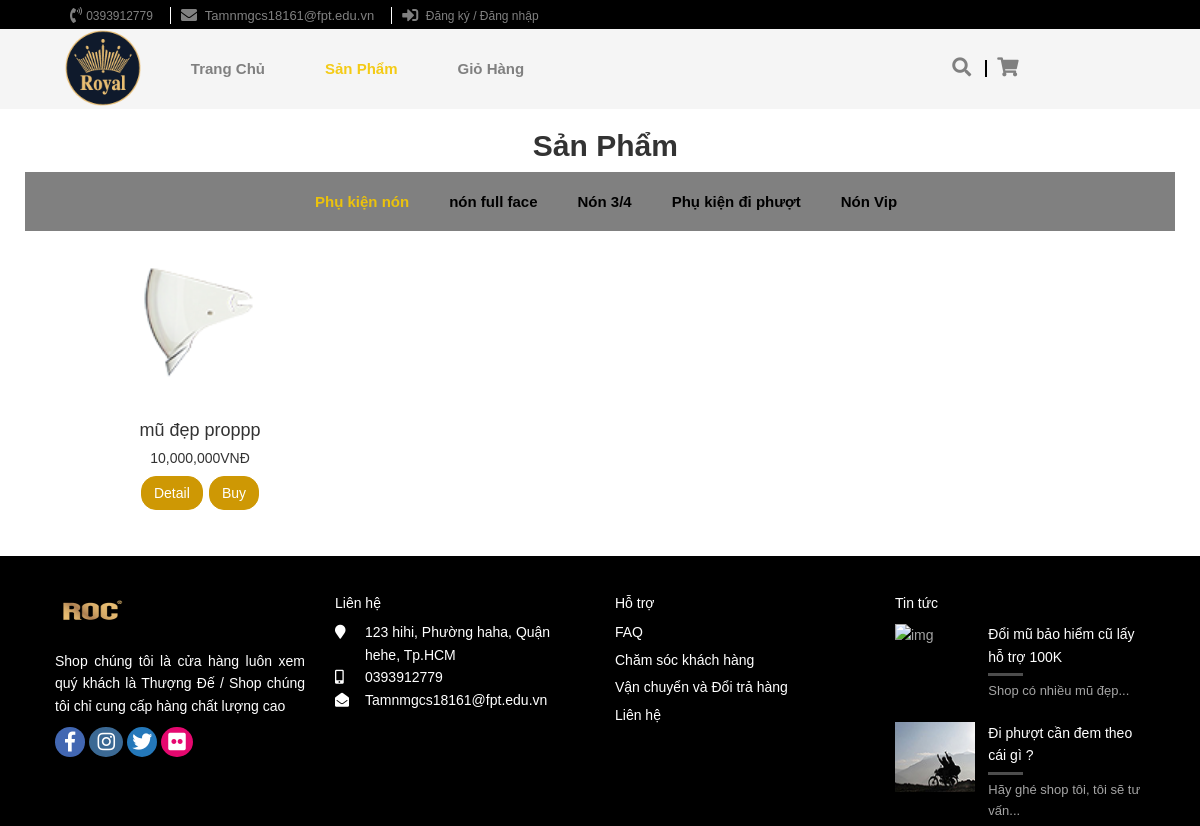
/font-end/list-in-sanpham.php?view=list&cateID=11, run on the app's committed database.
### tables this page shows
CREATE TABLE `category` (
  `cateID` int(10) UNSIGNED NOT NULL,
  `cateName` varchar(50) NOT NULL,
  `isShow` varchar(10) NOT NULL,
  `createDate` date DEFAULT current_timestamp(),
  `modifyDate` date DEFAULT current_timestamp()
);

CREATE TABLE `product` (
  `proID` int(10) UNSIGNED NOT NULL,
  `proImage` varchar(200) DEFAULT NULL,
  `proCateID` int(10) UNSIGNED NOT NULL,
  `proName` varchar(50) NOT NULL,
  `proDesc` text NOT NULL,
  `proMadeIn` varchar(50) DEFAULT NULL,
  `proCost` varchar(100) DEFAULT NULL,
  `number` varchar(100) DEFAULT NULL,
  `isShow` varchar(10) NOT NULL,
  `createDate` date DEFAULT current_timestamp(),
  `modifyDate` date DEFAULT current_timestamp()
);

### font-end/list-in-sanpham.php (the view, shortened to what this page needs)
<!DOCTYPE html>
<html lang="vi">
<head>
    <link rel="stylesheet" href="./libs/fontawesome-free-5.15.4/css/all.min.css">
    <link rel="stylesheet" href="https://maxcdn.bootstrapcdn.com/bootstrap/4.0.0/css/bootstrap.min.css">
    <link rel="stylesheet" href="https://maxcdn.bootstrapcdn.com/bootstrap/3.4.1/css/bootstrap.min.css">
    <link rel="stylesheet" href="./list-sanpham.css">
    <link rel="stylesheet" href="https://use.fontawesome.com/releases/v5.7.0/css/all.css">
</head>
<body>
    <div class="container-fluid top-mot">
        <div class="row top-mot-content">
            <div class="col-12 top-bar">
                <ul>
                    <li>
                        <a href="tel:0935036595">
                            <i class="fas fa-phone-volume" style="font-size:16px; color: grey;line-height:30px;"></i>
                            <span style="font-size: 12px; vertical-align:1px;">0393912779</span>
                        </a>
                    </li>
                    <li class="top-bar-1">
                        <a href="#">
                            <i class="fas fa-envelope" style="font-size: 16px; color: grey; line-height:30px ;"></i>
                            <span style="font-size: 13px; vertical-align:1px;">&nbsp;Tamnmgcs18161@fpt.edu.vn</span>
                        </a>
                    </li>
                    <li class="top-bar-1">
                        <a href="./user/sign-up.php">
                            <i class="fas fa-sign-in-alt" style="font-size: 16px; color: grey; line-height:30px"></i>
                            <span style="font-size: 12px; vertical-align:1px;">&nbsp;Đăng ký / Đăng nhập</span>
                        </a>
                    </li>
                </ul>
            </div>
        </div>
    </div>
    <header>
        <div class="container-fluid top-hai">
            <div class="row top-hai-content">
                <div class="col-1 top-hai-item ">
                    <img src="img/logo.png" style="padding-left:25px; max-height: 76px;border-radius: 40%; display: block; width: auto; margin-top: 1px;">
                </div>
                <div class="col-9 top-haidrop-item ">
                    <ul>
                        <li><a href="./home.php">Trang Chủ</a></li>
                        <li><a style="color: rgba(243, 199, 3, 0.924);" href="./sanpham.php">Sản Phẩm</a></li>
                        <li><a href="#">Giỏ Hàng</a></li>
                    </ul>
                </div>
                <div class="col-2  top-hai-item-icon">
                    <ul>
                        <li>
                            <a href="#">
                                <i class="fa fa-search" style="font-size: 19px; line-height: 60px;"></i>
                            </a>
                        </li>
                        <li class="cart">
                            <a href="#">
                                <i class="fa fa-shopping-cart" style="font-size: 19px; line-height:70px;"></i>
                            </a>
                        </li>
                    </ul>
                </div>
            </div>
        </div>
    </header>
    <section>
        <div class="container-fluid">
            <div class="row" style="text-align: center; margin-left:44%;">
                <h2><strong>Sản Phẩm</strong></h2>
            </div>
            <div class="row product2">
                <?php
                include "./connect_data.php";
                $sql = "SELECT * FROM category WHERE isShow = 'checked'";
                $result = $conn->query($sql);
                echo "<ul>";
                while ($row = mysqli_fetch_assoc($result)) {
                    if($row['cateID'] == ($_GET['cateID'])) {
                ?>
                    <li><a href="list-in-sanpham.php?view=list&cateID=<?php echo $row["cateID"]; ?>" style="color: rgba(243, 199, 3, 0.924);" ><?php echo $row['cateName']; ?></a></li>
                <?php
                    } else {
                ?>
                     <li><a href="list-in-sanpham.php?view=list&cateID=<?php echo $row["cateID"]; ?>"><?php echo $row['cateName']; ?></a></li>
                <?php
                    }
                }
                echo "</ul>";
                ?>
            </div>
            <div class="now product3">
                <?php
                $CateID = $_GET["cateID"];
				$query = "SELECT * FROM product WHERE proCateID = '$CateID' AND isShow = 'checked'";
				$result = $conn->query($query);
                while ($row = mysqli_fetch_assoc($result)) {
                ?>
                    <div class="col-12 col-sm-6 col-md-4 p-2">
                        <div class="img-center">
                            <div class="text-center">
                                <img style="width:150px;" src="<?php echo ("../back-end/imgAdd/" . $row["proImage"]); ?>" />
                            </div>
                            <div class="caption">
                                <h4><?php echo $row["proName"]; ?></h4>
                                <h5><?php echo $row["proCost"]; ?>VNĐ</h5>
                                <button class=" btn btn-costs"><a href="Detail-sanpham.php?view=detail&proID=<?php echo $row["proID"]; ?>">Detail</a></button>
                                <button class=" btn Buy"><a href="cart.php?view=cart&proID=<?php echo $row["proID"] ?>">Buy</a></button>
                            </div>
                        </div>
                    </div>
                <?php
                }
                ?>
            </div>
        </div>
    </section>
    <footer class="container-fluid">
        <div class="container-fluid">
            <div class="row">
                <div class="col-lg-3 block-c-1">
                    <img src="./img/logo2.png" alt="logo" width="70px" height="50px">
                    <p>Shop chúng tôi là cửa hàng luôn xem quý khách là Thượng Đế / Shop chúng tôi chỉ cung cấp hàng chất lượng cao</p>
                    <i class="fab fa-facebook-f" style="background-color: #4267B2; padding: 5px 10px"></i>
                    <i class="fab fa-instagram" style="background-color: #3b6994; padding: 5px 8px;"></i>
                    <i class="fab fa-twitter" style="background-color: #2478ba; padding: 5px 5px;"></i>
                    <i class="fab fa-flickr" style="background-color: #e5086f; padding: 5px 7px;"></i>
                </div>
                <div class="col-lg-3 block-c-2">
                    <h5 style="color: #fff; margin-bottom: 10px;">Liên hệ</h5>
                    <div class="row">
                        <div class="col-lg-1"><i class="fa fa-map-marker"></i></div>
                        <div class="col-lg-10">123 hihi, Phường haha, Quận hehe, Tp.HCM</div>
                    </div>
                    <div class="row">
                        <div class="col-lg-1"><i class="fas fa-mobile-alt"></i></div>
                        <div class="col-lg-10">0393912779</div>
                    </div>
                    <div class="row">
                        <div class="col-lg-1"><i class="fa fa-envelope-open"></i></div>
                        <div class="col-lg-10">Tamnmgcs18161@fpt.edu.vn</div>
                    </div>
                </div>
                <div class="col-lg-3 block-c-3">
                    <h5 style="margin-bottom: 10px;">Hỗ trợ</h5>
                    <p>FAQ</p>
                    <p>Chăm sóc khách hàng</p>
                    <p>Vận chuyển và Đổi trả hàng</p>
                    <p>Liên hệ</p>
                </div>
                <div class="col-lg-3 block-c-4">
                    <h5 style="margin-bottom: 12px; padding-top:-43px;">Tin tức</h5>
                    <div class="row">
                        <div class="col-lg-4">
                            <img src="./img/blog1.png" alt="img">
                        </div>
                        <div class="col-lg-8">
                            <p class="sup">Đổi mũ bảo hiểm cũ lấy hỗ trợ 100K</p>
                            <div class="divider"></div>
                            <p class="sub">Shop có nhiều mũ đẹp...</p>
                        </div>
                    </div>
                    <div class="row" style="margin-top: 20px;">
                        <div class="col-lg-4">
                            <img src="./img/blog3.jpg" alt="img">
                        </div>
                        <div class="col-lg-8">
                            <p class="sup">Đi phượt cần đem theo cái gì ?</p>
                            <div class="divider"></div>
                            <p class="sub">Hãy ghé shop tôi, tôi sẽ tư vấn...</p>
                        </div>
                    </div>
                </div>
            </div>
        </div>
    </footer>
</body>
</html>

### data on the page
category: cateName "Phụ kiện nón"
category: cateName "nón full face"
category: cateName "Nón 3/4"
category: cateName "Phụ kiện đi phượt"
category: cateName "Nón Vip"
product: proImage (picture), proName "mũ đẹp proppp", proCost "10,000,000"
